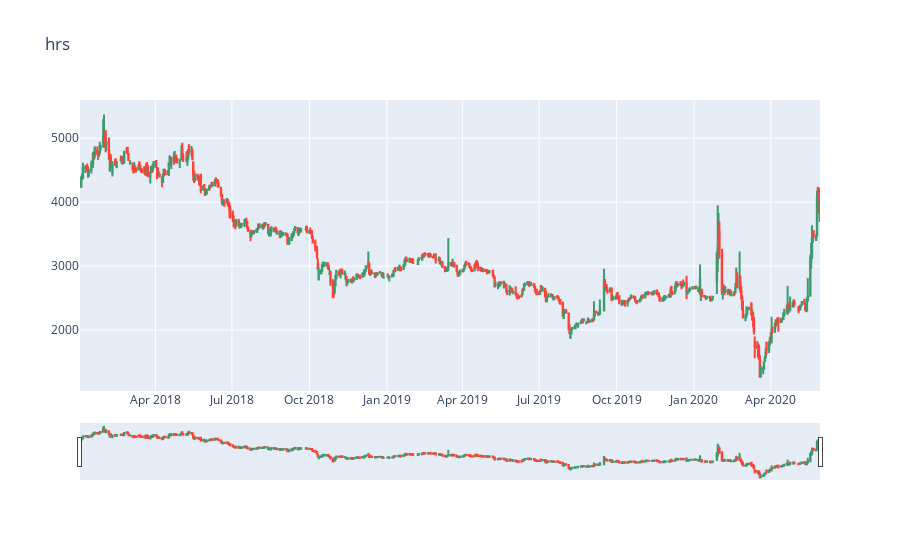

The notebook cell this image was saved under:
### Code cell
from mod1 import *
import plotly.offline as offline
import plotly.graph_objs as go

df = select_stock('hrs', '2018-01-01')
olhc = df[['Date','Open','High','Low','Close']]

offline.init_notebook_mode(connected = True)

trace = go.Candlestick(x=olhc.Date, open=olhc.Open, high=olhc.High, low=olhc.Low, close = olhc.Close)
data =[trace]

layout=go.Layout(title='hrs')
fig = go.Figure(data=data, layout=layout)
offline.iplot(fig,filename='candlestick')

### Figure 1 — Plotly figure (JSON) as saved in the notebook; plotly's stock layout.template omitted (floating-point values rounded to 4 significant figures; data arrays with more than 128 entries replaced by an {"elided": "..."} marker saying what was removed)
{"data": [{"close": {"elided": "591 int values"}, "high": {"elided": "591 int values"}, "low": {"elided": "591 int values"}, "open": {"elided": "591 int values"}, "type": "candlestick", "x": {"elided": "591 str values"}}], "layout": {"title": {"text": "hrs"}}}
